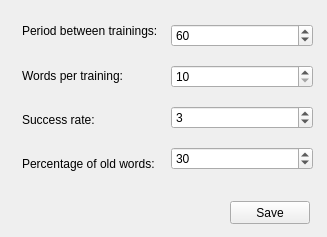
<?xml version="1.0" encoding="UTF-8"?>
<ui version="4.0">
 <class>Settings</class>
 <widget class="QWidget" name="Settings">
  <property name="geometry">
   <rect>
    <x>0</x>
    <y>0</y>
    <width>327</width>
    <height>237</height>
   </rect>
  </property>
  <property name="minimumSize">
   <size>
    <width>30</width>
    <height>25</height>
   </size>
  </property>
  <property name="windowTitle">
   <string>Settings</string>
  </property>
  <widget class="QWidget" name="">
   <property name="geometry">
    <rect>
     <x>22</x>
     <y>12</y>
     <width>291</width>
     <height>171</height>
    </rect>
   </property>
   <layout class="QHBoxLayout" name="horizontalLayout">
    <item>
     <layout class="QVBoxLayout" name="verticalLayout">
      <item>
       <widget class="QLabel" name="label">
        <property name="text">
         <string>Period between trainings:</string>
        </property>
       </widget>
      </item>
      <item>
       <widget class="QLabel" name="label_2">
        <property name="text">
         <string>Words per training:</string>
        </property>
       </widget>
      </item>
      <item>
       <widget class="QLabel" name="label_4">
        <property name="text">
         <string>Success rate:</string>
        </property>
       </widget>
      </item>
      <item>
       <widget class="QLabel" name="label_5">
        <property name="text">
         <string>Percentage of old words:</string>
        </property>
       </widget>
      </item>
     </layout>
    </item>
    <item>
     <layout class="QVBoxLayout" name="verticalLayout_2">
      <item>
       <widget class="QSpinBox" name="timePeriodBox">
        <property name="enabled">
         <bool>true</bool>
        </property>
        <property name="minimum">
         <number>30</number>
        </property>
        <property name="maximum">
         <number>360</number>
        </property>
        <property name="singleStep">
         <number>10</number>
        </property>
        <property name="value">
         <number>60</number>
        </property>
       </widget>
      </item>
      <item>
       <widget class="QSpinBox" name="wordsCountBox">
        <property name="minimum">
         <number>10</number>
        </property>
        <property name="maximum">
         <number>100</number>
        </property>
        <property name="singleStep">
         <number>5</number>
        </property>
       </widget>
      </item>
      <item>
       <widget class="QSpinBox" name="successRateBox">
        <property name="maximum">
         <number>10</number>
        </property>
        <property name="value">
         <number>3</number>
        </property>
       </widget>
      </item>
      <item>
       <widget class="QSpinBox" name="oldWordsPercentageBox">
        <property name="minimum">
         <number>10</number>
        </property>
        <property name="maximum">
         <number>50</number>
        </property>
        <property name="singleStep">
         <number>5</number>
        </property>
        <property name="value">
         <number>30</number>
        </property>
       </widget>
      </item>
     </layout>
    </item>
   </layout>
  </widget>
  <widget class="QPushButton" name="saveButton">
   <property name="geometry">
    <rect>
     <x>230</x>
     <y>201</y>
     <width>80</width>
     <height>23</height>
    </rect>
   </property>
   <property name="text">
    <string>Save</string>
   </property>
  </widget>
 </widget>
 <resources/>
 <connections/>
</ui>
